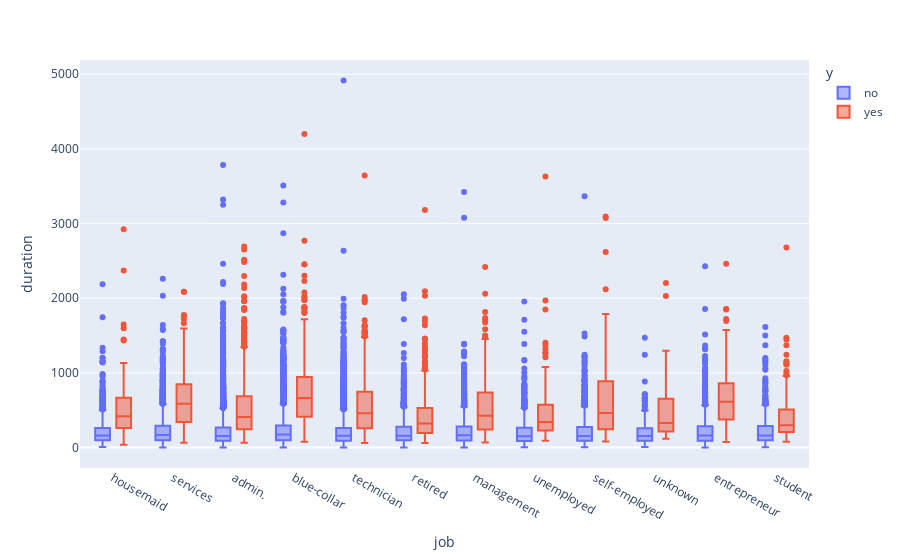

The code cell stored with this chart in its notebook:
### Code cell
import plotly.express as px
fig = px.box(df, x="job", y="duration", color="y")
fig.update_traces(quartilemethod="exclusive") 
fig.show()

### Figure 1 — Plotly figure (JSON) as saved in the notebook; plotly's stock layout.template omitted (floating-point values rounded to 4 significant figures; data arrays with more than 128 entries replaced by an {"elided": "..."} marker saying what was removed)
{"data": [{"alignmentgroup": "True", "hovertemplate": "y=no<br>job=%{x}<br>duration=%{y}<extra></extra>", "legendgroup": "no", "marker": {"color": "#636efa"}, "name": "no", "notched": false, "offsetgroup": "no", "orientation": "v", "quartilemethod": "exclusive", "showlegend": true, "type": "box", "x": {"elided": "36548 str values"}, "x0": " ", "xaxis": "x", "y": {"elided": "36548 int values"}, "y0": " ", "yaxis": "y"}, {"alignmentgroup": "True", "hovertemplate": "y=yes<br>job=%{x}<br>duration=%{y}<extra></extra>", "legendgroup": "yes", "marker": {"color": "#EF553B"}, "name": "yes", "notched": false, "offsetgroup": "yes", "orientation": "v", "quartilemethod": "exclusive", "showlegend": true, "type": "box", "x": {"elided": "4640 str values"}, "x0": " ", "xaxis": "x", "y": {"elided": "4640 int values"}, "y0": " ", "yaxis": "y"}], "layout": {"autosize": true, "boxmode": "group", "legend": {"title": {"text": "y"}, "tracegroupgap": 0}, "margin": {"t": 60}, "xaxis": {"anchor": "y", "autorange": true, "domain": [0, 1], "range": [-0.5391, 11.54], "title": {"text": "job"}, "type": "category"}, "yaxis": {"anchor": "x", "autorange": true, "domain": [0, 1], "range": [-273.2, 5191.0], "title": {"text": "duration"}, "type": "linear"}}}
